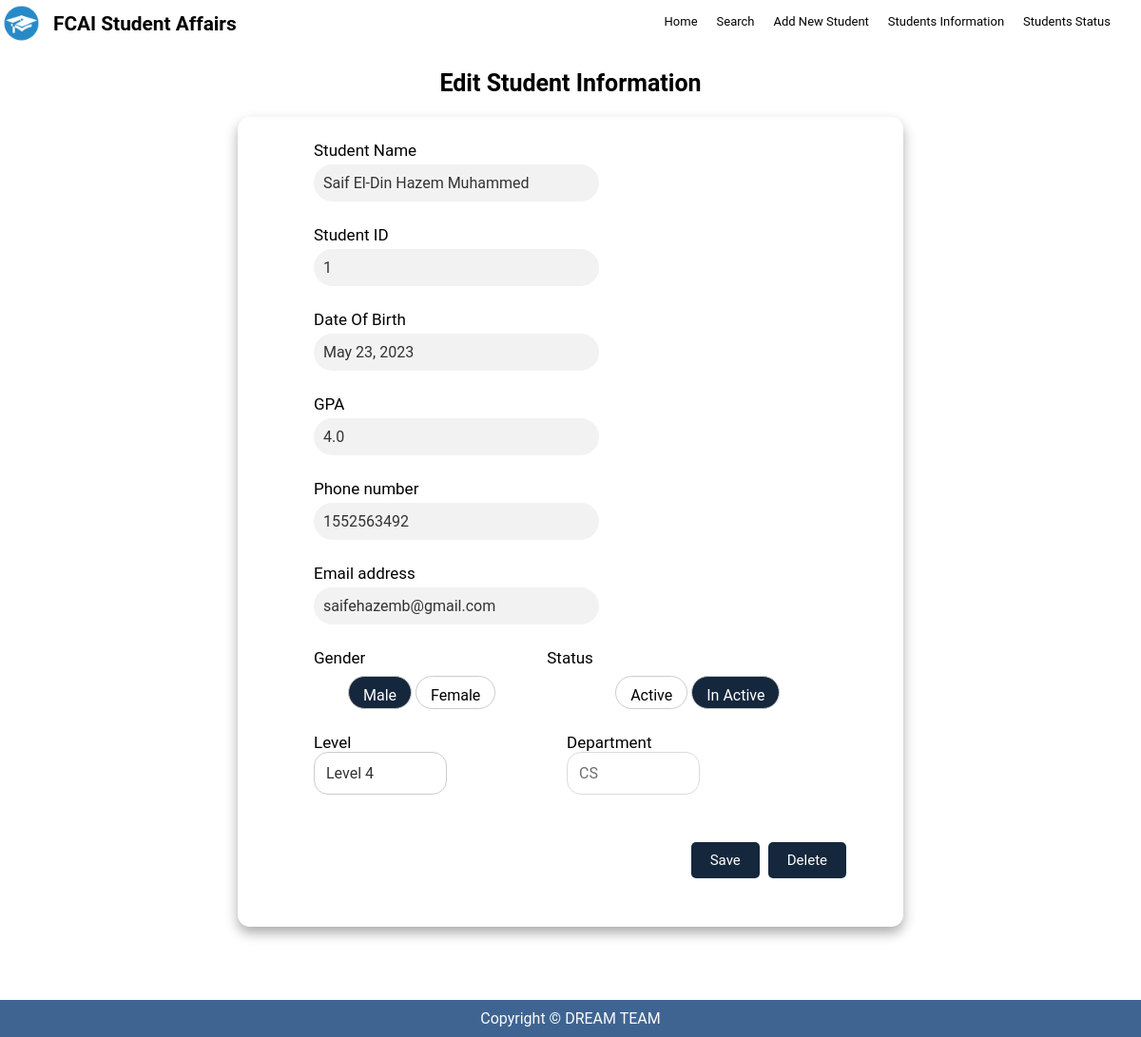
/update/1/, run on an earlier commit of the app's database.
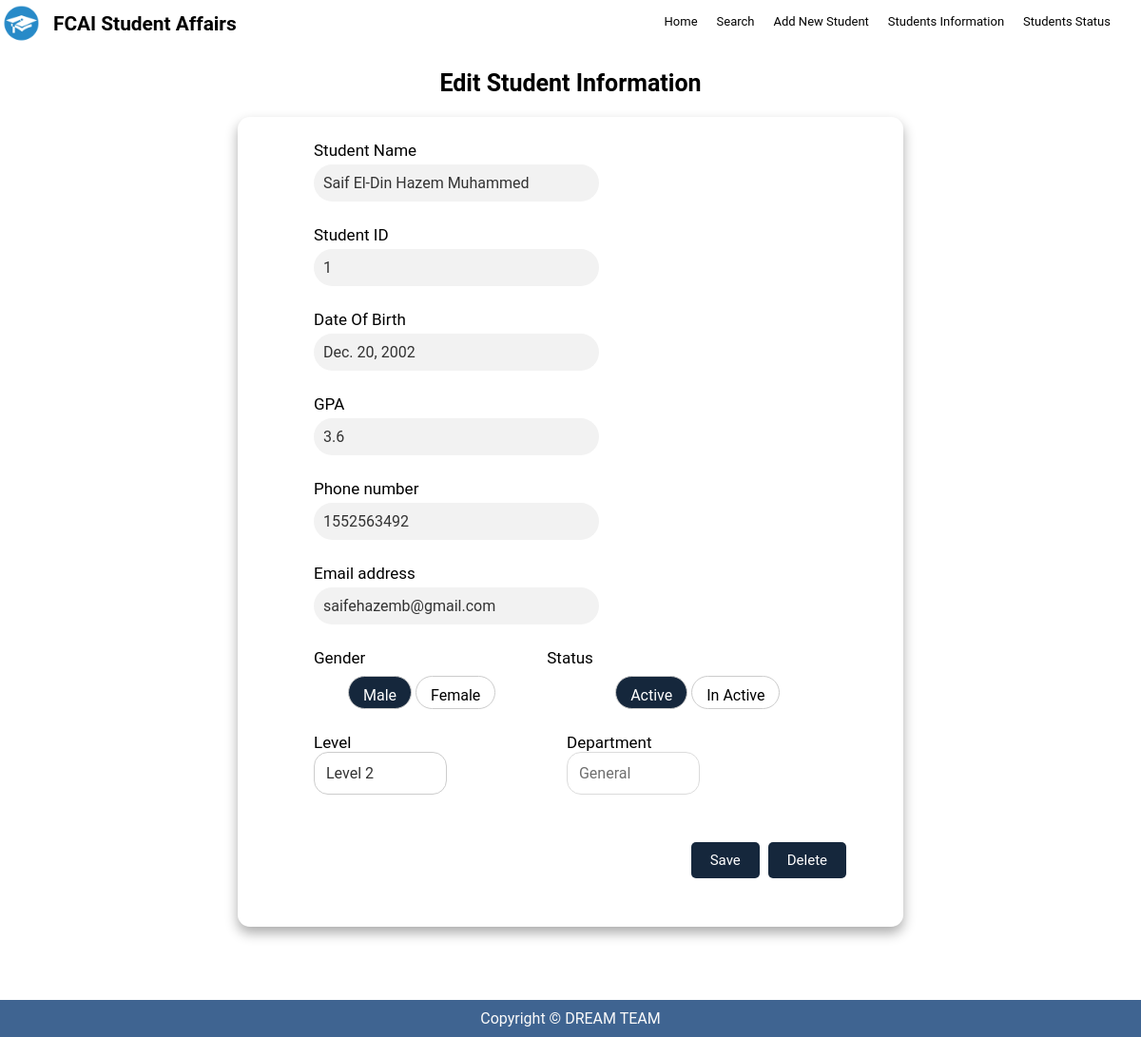
And on a later commit of the database.
### students/models.py (models this page shows, shortened)
class Student(models.Model):
    name = models.CharField(max_length=50)
    status = models.CharField(max_length=25, choices=STATUS)
    birthDate = models.DateField()
    gpa = models.FloatField()
    phoneNumber = models.CharField(max_length=11)
    email = models.EmailField()
    gender = models.CharField(max_length=6, choices=GENDER)
    level = models.IntegerField(choices=LEVEL_CHOICES)
    department = models.CharField(max_length=25, choices=DEPARTMENTS)

### students/views.py (the view, shortened to what this page needs)
# urls.py: path('update/<int:id>/', views.studentUpdateByID, name='studentUpdateByID'),
def studentUpdateByID(request, id):
    student = get_object_or_404(Student, id=id)
    context = {'student': student}
    return render(request, 'studentUpdate.html', context)

### students/templates/studentUpdate.html (shortened to what this page needs)
{% extends 'base.html' %}
{%load static %}
{% block body %}
<br />
<br />
<br />
<h1 class="table__header" style="font-size: 25px">Edit Student Information</h1>
<div class="formOverall">
  <form
    action="{% url 'students:studentUpdateByID' student.id %}"
    method="POST"
    id="editform"
  >
    <div class="studentData">
      <div>
        <span class="formName">Student Name</span>
        <input type="text" name="name" disabled value="{{student.name}}" />
      </div>
      <div>
        <span class="formName">Student ID</span>
        <input type="text" name="id" disabled value="{{student.id}}" />
      </div>
      <div>
        <span class="formName">Date Of Birth</span>
        <input type="text" name="date" disabled value="{{student.birthDate}}" />
      </div>
      <div>
        <span class="formName">GPA</span>
        <input
          type="number"
          name="gpa"
          min="0"
          max="4"
          step="0.01"
          value="{{student.gpa}}"
        />
      </div>
      <div>
        <span class="formName">Phone number</span>
        <input
          type="text"
          name="mobile"
          minlength="11"
          maxlength="11"
          value="{{student.phoneNumber}}"
        />
      </div>
      <div>
        <span class="formName">Email address</span>
        <input id="Email" name="Email" type="text" value="{{student.email}}" />
      </div>
      <div class="radioAll">
        <span class="formName">Gender</span>
        <label>Male</label>
        <label>Female</label>
      </div>
      <div class="radioAll">
        <span class="formName">Status</span>
        <label>Active</label>
        <label>In Active</label>      </div>
      <div>
        <span class="formName">Level</span>
        <select name="level" >
          <option value=2 {% if student.level == 2 %}selected{% endif %}>Level 2</option>
          <option value=4 {% if student.level == 4 %}selected{% endif %}>Level 4</option>
        </select>
      </div>
      <div id="department">
        <span class="formName">Department</span>
        <select disabled name="department" required>
          <option value="CS"  {% if student.department == "CS" %}selected{% endif %}>CS</option>
          <option value="G" {% if student.department == "Gen" %}selected{% endif %}>General</option>
        </select>
      </div>
    </div>
    <div class="smallBtnArea2">
      <input type="submit" value="Save" class="Btn2" />
      <a href = "{% url 'students:delete' student.id%}">
          <input type="button" value="Delete" class="Btn">
      </a>
    </div>
  </form>
</div>
<br /><br /><br />
{% endblock body %}

What changed in the data, as far as the page shows it:
changed Student "Saif El-Din Hazem Muhammed": date "May 23, 2023" → "Dec. 20, 2002"; gpa "4.0" → "3.6"; level "Level 4" → "Level 2"; department "CS" → "General"
